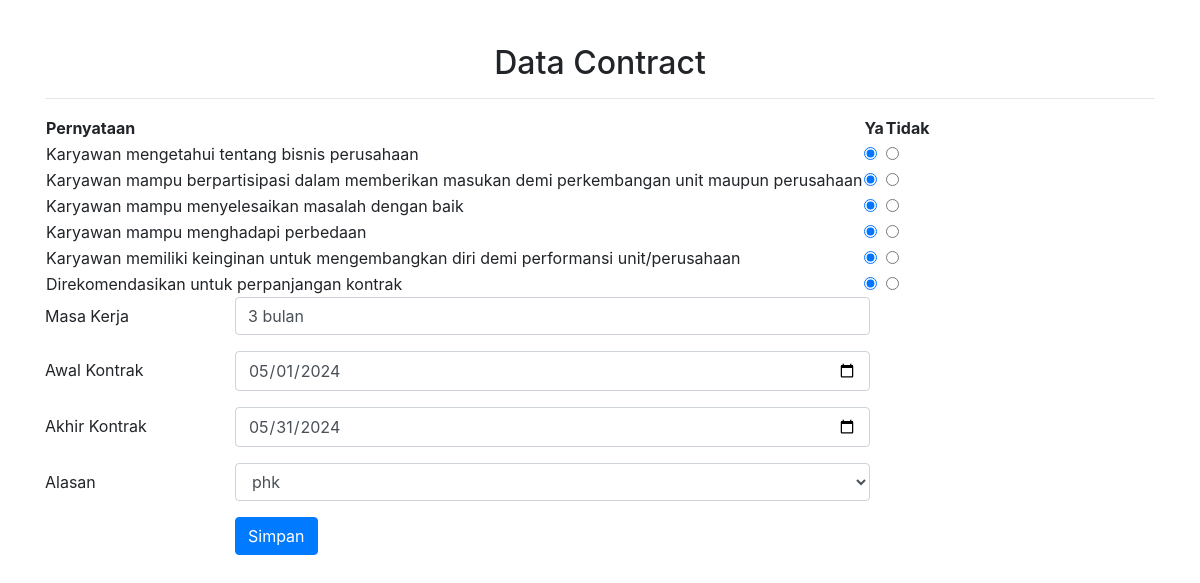
The app's page /admin/contract.php?nik=3322 with its own data.
### tables this page shows
CREATE TABLE `econtract` (
  `nik` int NOT NULL,
  `soal1` varchar(255) NOT NULL,
  `soal2` varchar(255) NOT NULL,
  `soal3` varchar(255) NOT NULL,
  `soal4` varchar(255) NOT NULL,
  `soal5` varchar(255) NOT NULL,
  `soal6` varchar(255) NOT NULL,
  `masa_kerja` varchar(255) NOT NULL,
  `mulai_kontrak` date DEFAULT NULL,
  `akhir_kontrak` date DEFAULT NULL,
  `status_pegawai` varchar(255) NOT NULL
);

### admin/contract.php (the view, shortened to what this page needs)
<!doctype html>
<html lang="en">
  <head>
    <link rel="stylesheet" href="https://maxcdn.bootstrapcdn.com/bootstrap/4.0.0-beta.2/css/bootstrap.min.css">
  </head>
  <body style="background: transparent;margin-top: 20px;">
    <?php
    include "koneksi.php";
    $nik = $_GET['nik'];
    $query = "SELECT * FROM econtract WHERE nik='".$nik."'";
    $sql = mysqli_query($connect, $query);
    $data = mysqli_fetch_array($sql);
    ?>
   <section class="atas" id="atas">
     <div class="container">
       <div class="row">
         <div class="col-sm-12">
          <br>
           <h2 class="text-center">Data Contract</h2>
           <hr>
         </div>
       </div>
     </div>
   </section>
    <div class="container">
    <form action="pro_up_contract.php?nik=<?php echo $nik; ?>" method="post">
            <table>
                <tr>
                    <th>Pernyataan</th>
                    <th>Ya</th>
                    <th>Tidak</th>
                </tr>
                <tr>
                    <td>Karyawan mengetahui tentang bisnis perusahaan</td>
                    <td><input type="radio" name="soal1" value="1" <?php if($data['soal1'] == '1') echo 'checked="checked"'; ?>></td>
                    <td><input type="radio" name="soal1" value="0" <?php if($data['soal1'] == '0') echo 'checked="checked"'; ?>></td>
                </tr>
                <tr>
                    <td>Karyawan mampu berpartisipasi dalam memberikan masukan demi perkembangan unit maupun perusahaan</td>
                    <td><input type="radio" name="soal2" value="1" <?php if($data['soal2'] == '1') echo 'checked="checked"'; ?>></td>
                    <td><input type="radio" name="soal2" value="0" <?php if($data['soal2'] == '0') echo 'checked="checked"'; ?>></td>
                </tr>
                <tr>
                    <td>Karyawan mampu menyelesaikan masalah dengan baik</td>
                    <td><input type="radio" name="soal3" value="1" <?php if($data['soal3'] == '1') echo 'checked="checked"'; ?>></td>
                    <td><input type="radio" name="soal3" value="0" <?php if($data['soal3'] == '0') echo 'checked="checked"'; ?>></td>
                </tr>
                <tr>
                    <td>Karyawan mampu menghadapi perbedaan</td>
                    <td><input type="radio" name="soal4" value="1" <?php if($data['soal4'] == '1') echo 'checked="checked"'; ?>></td>
                    <td><input type="radio" name="soal4" value="0" <?php if($data['soal4'] == '0') echo 'checked="checked"'; ?>></td>
                </tr>
                <tr>
                    <td>Karyawan memiliki keinginan untuk mengembangkan diri demi performansi unit/perusahaan</td>
                    <td><input type="radio" name="soal5" value="1" <?php if($data['soal5'] == '1') echo 'checked="checked"'; ?>></td>
                    <td><input type="radio" name="soal5" value="0" <?php if($data['soal5'] == '0') echo 'checked="checked"'; ?>></td>
                </tr>
                <tr>
                    <td>Direkomendasikan untuk perpanjangan kontrak</td>
                    <td><input type="radio" name="soal6" value="1" <?php if($data['soal6'] == '1') echo 'checked="checked"'; ?>></td>
                    <td><input type="radio" name="soal6" value="0" <?php if($data['soal6'] == '0') echo 'checked="checked"'; ?>></td>
                </tr>
            </table>
            <div class="form-group row">
              <label  class="col-sm-2 col-form-label"> Masa Kerja</label>
              <div class="col-sm-7 col-sm-offsite-3">
                <input type="text" class="form-control" name="masa_kerja" placeholder="durasi perpanjangan kontrak" value="<?php echo $data['masa_kerja']; ?>">
              </div>
            </div>
            <div class="form-group row">
              <label  class="col-sm-2 col-form-label"> Awal Kontrak</label>
              <div class="col-sm-7 col-sm-offsite-3">
                <input type="date" class="form-control" name="mulai_kontrak" value="<?php echo $data['mulai_kontrak']; ?>">
              </div>
            </div>
            <div class="form-group row">
              <label  class="col-sm-2 col-form-label"> Akhir Kontrak</label>
              <div class="col-sm-7 col-sm-offsite-3">
                <input type="date" class="form-control" name="akhir_kontrak" value="<?php echo $data['akhir_kontrak']; ?>">
              </div>
            </div>
            <div class="form-group row">
              <label  class="col-sm-2 col-form-label">Alasan</label>
              <div class="col-sm-7 col-sm-offsite-3">
                  <select class="form-control" required="true" name="status_pegawai">
                      <option value="<?php echo $data['status_pegawai']; ?>" selected ><?php echo $data['status_pegawai']; ?></option>
                  </select>
              </div>
            </div>
            <div class="form-group row">
               <div class="col-sm-2"></div>
                <div class="col-sm-10">
                  <button type="submit" class="btn btn-primary">Simpan</button>
                </div>
            </div>
        </form>
  </div>
  </body>
</html>

### records on screen
econtract: soal1 "☑", soal2 "☑", soal3 "☑", soal4 "☑", soal5 "☑", soal6 "☑", masa_kerja "3 bulan", mulai_kontrak "05/01/2024", akhir_kontrak "05/31/2024", status_pegawai "phk"
